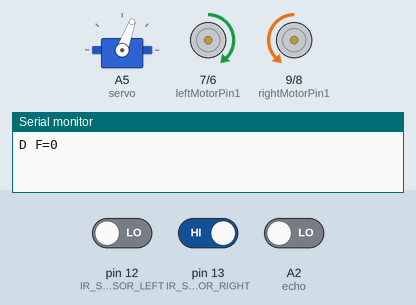
Bench run of a sketch on a simulated Arduino Uno, built with avr-gcc and run on an emulated ATmega328P. Parts: servo, motor-driver pin pairs drawn as motors (green arrow = first pin HIGH = forward, orange = second pin HIGH = backward, longer = more drive, scaled by the enable pin), the last lines printed to the serial monitor. Wiring (inferred from the names in the program): servo: signal A5. Inputs (shaded band) come from the test bench; at power-on: pin 13 (IR_SENSOR_RIGHT) HIGH, pin 12 (IR_SENSOR_LEFT) LOW, A2 (echo) LOW. Servo pulses on a pin are drawn as a servo (544–2400 µs = 0–180°).

Above: at 2.7 s.
2.8 s: pin 13 (IR_SENSOR_RIGHT) driven LOW
At 5.3 s:
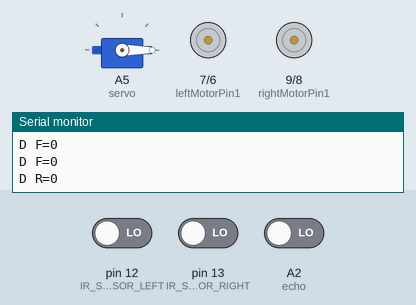
7.0 s: pin 12 (IR_SENSOR_LEFT) driven HIGH
At 8.4 s:
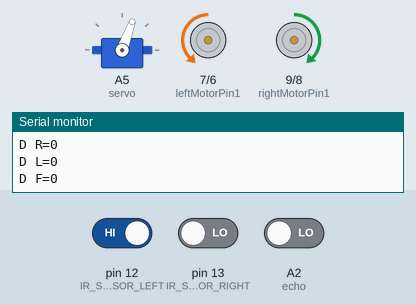
8.9 s: pin 12 (IR_SENSOR_LEFT) driven LOW
At 12.9 s:
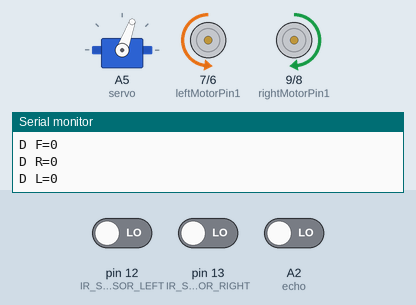
13.1 s: pin 13 (IR_SENSOR_RIGHT) driven HIGH
At 13.9 s:
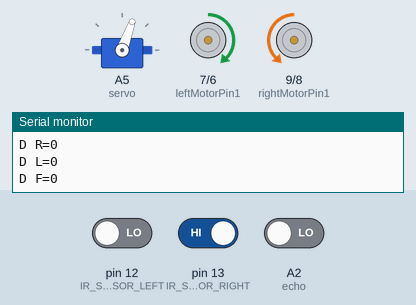
Timing chart, 0 to 15.9 s (numbered marks = the images above; inputs shaded):
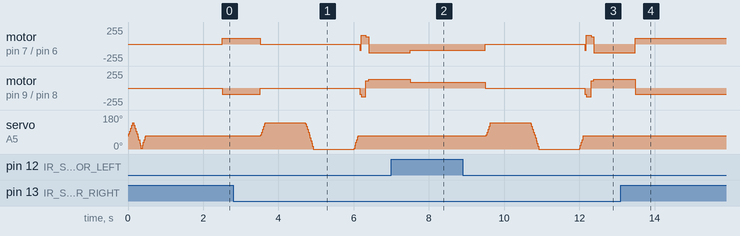

The sketch:

LFRObot.ino
```cpp
/*
 * LFRObot.ino
 *
 * Created: 09/01/2024 17:44:29
 * Author : Israel Owolabi
 * Date   : 02/10/2024
 */

// Define IR sensor pins
#define IR_SENSOR_RIGHT 13
#define IR_SENSOR_LEFT 12

// Define motor speeds
#define MOTOR_SPEED 110
#define MOTOR_SPEED1 90
#define MOTOR_SPEED2 130

// Define ultrasonic sensor pins
#define echo A2    // Echo pin
#define trigger A3 // Trigger pin

// Define servo pin
#define servo A5

// Define right motor pins
int enableRightMotor = 10;
int rightMotorPin1 = 9;
int rightMotorPin2 = 8;

// Define left motor pins
int enableLeftMotor = 5;
int leftMotorPin1 = 7;
int leftMotorPin2 = 6;

// Define obstacle detection parameters
int Set = 20;
int Speed = 100;
int distance_L, distance_F, distance_R;

//**********************Initializer****************************
void setup()
{
  //The problem with TT gear motors is that, at very low pwm value it does not even rotate.
  //If we increase the PWM value then it rotates faster and our robot is not controlled in that speed and goes out of line.
  //For that we need to increase the frequency of analogWrite.
  //Below line is important to change the frequency of PWM signal on pin D5 and D6
  //Because of this, motor runs in controlled manner (lower speed) at high PWM value.
  //This sets frequecny as 7812.5 hz.
  TCCR0B = TCCR0B & B11111000 | B00000010 ;

  // Initialize serial communication
  Serial.begin(9600);

  // Set pin modes
  pinMode(echo, INPUT);
  pinMode(trigger, OUTPUT);
  pinMode(servo, OUTPUT);
  pinMode(enableRightMotor, OUTPUT);
  pinMode(rightMotorPin1, OUTPUT);
  pinMode(rightMotorPin2, OUTPUT);
  pinMode(enableLeftMotor, OUTPUT);
  pinMode(leftMotorPin1, OUTPUT);
  pinMode(leftMotorPin2, OUTPUT);
  pinMode(IR_SENSOR_RIGHT, INPUT);
  pinMode(IR_SENSOR_LEFT, INPUT);

  rotateMotor(0,0);

  // Rotate servo to scan surroundings
  for (int angle = 70; angle <= 140; angle += 5) {
    servoPulse(servo, angle);
  }
  for (int angle = 140; angle >= 0; angle -= 5) {
    servoPulse(servo, angle);
  }
  for (int angle = 0; angle <= 70; angle += 5) {
    servoPulse(servo, angle);
  }

  // Read initial ultrasonic distance
  distance_F = Ultrasonic_read();
  delay(300);
}

//**********************Main Loop****************************
void loop()
{
  // Read ultrasonic distance
  distance_F = Ultrasonic_read();
  Serial.print("D F=");
  Serial.println(distance_F);

  // Read IR sensor values
  int rightIRSensorValue = digitalRead(IR_SENSOR_RIGHT);
  int leftIRSensorValue = digitalRead(IR_SENSOR_LEFT);


  // Line Follower and Obstacle Avoidance Logic
  if (rightIRSensorValue == LOW && leftIRSensorValue == LOW) {
    if (distance_F > Set) {
      forwardMotion();
    } else {
      Check_side();
    }
  } else if (rightIRSensorValue == HIGH && leftIRSensorValue == LOW ) {
    turnRight();
  } else if (rightIRSensorValue == LOW && leftIRSensorValue == HIGH ) {
    turnLeft();
  } else {
    Stop();
  }
  delay(10);
}

//**********************Motion and Direction Control****************************
// Function to move the robot forward at a normal speed
void forwardMotion() {
  rotateMotor(MOTOR_SPEED, MOTOR_SPEED);
}

// Function to move the robot backward at a normal speed
void backwardMotion() {
  rotateMotor(-MOTOR_SPEED1, -MOTOR_SPEED1);
}

// Function to turn the robot right at a medium speed
void turnRight() {
  rotateMotor(-MOTOR_SPEED1, MOTOR_SPEED1);
}

// Function to turn the robot left at a medium speed
void turnLeft() {
  rotateMotor(MOTOR_SPEED1, -MOTOR_SPEED1);
}

// Function to turn the robot right quickly
void turnRightQuick() {
  rotateMotor(-MOTOR_SPEED2, MOTOR_SPEED2);
}

// Function to turn the robot left quickly
void turnLeftQuick() {
  rotateMotor(MOTOR_SPEED2, -MOTOR_SPEED2);
}

// Function to stop the robot
void Stop() {
  rotateMotor(0, 0);
}

//**********************Engine Config****************************
void rotateMotor(int rightMotorSpeed, int leftMotorSpeed) {
  // Right motor control
  if (rightMotorSpeed < 0) {
    digitalWrite(rightMotorPin1, LOW);
    digitalWrite(rightMotorPin2, HIGH);
  } else if (rightMotorSpeed > 0) {
    digitalWrite(rightMotorPin1, HIGH);
    digitalWrite(rightMotorPin2, LOW);
  } else {
    digitalWrite(rightMotorPin1, LOW);
    digitalWrite(rightMotorPin2, LOW);
  }

  // Left motor control
  if (leftMotorSpeed < 0) {
    digitalWrite(leftMotorPin1, LOW);
    digitalWrite(leftMotorPin2, HIGH);
  } else if (leftMotorSpeed > 0) {
    digitalWrite(leftMotorPin1, HIGH);
    digitalWrite(leftMotorPin2, LOW);
  } else {
    digitalWrite(leftMotorPin1, LOW);
    digitalWrite(leftMotorPin2, LOW);
  }

  // Set motor speeds
  analogWrite(enableRightMotor, abs(rightMotorSpeed));
  analogWrite(enableLeftMotor, abs(leftMotorSpeed));
}

//**********************Servo PWM****************************
void servoPulse(int pin, int angle) {
  // Generate servo pulse
  int pwm = (angle * 11) + 980;
  digitalWrite(pin, HIGH);
  delayMicroseconds(pwm);
  digitalWrite(pin, LOW);
  delay(50);
}

//**********************Ultrasonic read****************************
long Ultrasonic_read() {
  // Read ultrasonic distance
  digitalWrite(trigger, LOW);
  delayMicroseconds(2);
  digitalWrite(trigger, HIGH);
  delayMicroseconds(10);
  long time = pulseIn(echo, HIGH);
  return time / 29 / 2;
}

//**********************Distance Algorithm****************************
// Function to compare the distances detected by the left and right sensors
void compareDistance() {
  if (distance_L > distance_R) { // If the distance detected by the left sensor is greater than that of the right sensor
    // Perform a series of maneuvers to navigate around the obstacle
    backwardMotion();
    delay(300);
    turnLeftQuick();
    delay(900);
    turnRightQuick();
    delay(100);
    forwardMotion();
    delay(500);
    turnRightQuick();
    delay(650);
    forwardMotion();
    delay(300);
  } else { // If the distance detected by the right sensor is greater than or equal to that of the left sensor
    // Perform a series of maneuvers to navigate around the obstacle
    backwardMotion();
    delay(300);
    turnRightQuick();
    delay(1000);
    forwardMotion();
    delay(600);
    turnLeftQuick();
    delay(800);
  }
}

// Function to check the distances on both sides of the robot and initiate obstacle avoidance
void Check_side() {
  Stop(); // Stop the robot before checking distances
  delay(100);
  // Sweep the servo to the right to measure distance
  for (int angle = 70; angle <= 140; angle += 5) {
    servoPulse(servo, angle);
  }
  delay(300);
  // Read the distance detected by the left sensor
  distance_L = Ultrasonic_read();
  Serial.print("D R="); Serial.println(distance_R);
  delay(100);
  // Sweep the servo to the left to measure distance
  for (int angle = 140; angle >= 0; angle -= 5) {
    servoPulse(servo, angle);
  }
  delay(500);
  // Read the distance detected by the right sensor
  distance_R = Ultrasonic_read();
  Serial.print("D L="); Serial.println(distance_L);
  delay(100);
  // Reset the servo position
  for (int angle = 0; angle <= 70; angle += 5) {
    servoPulse(servo, angle);
  }
  delay(300);
  // Compare the distances and initiate obstacle avoidance
  compareDistance();
}
```

Measured:
- after the input at 7.0 s, motor on pin 7 (leftMotorPin1) / pin 6 (leftMotorPin2): backward 130/255 → backward 90/255 after 0.50 s; motor on pin 9 (rightMotorPin1) / pin 8 (rightMotorPin2): forward 130/255 → forward 90/255 after 0.50 s; servo on A5 (servo): stays 70° (without the input it goes to 75° after 0.52 s)
- after the input at 13.1 s, motor on pin 7 (leftMotorPin1) / pin 6 (leftMotorPin2): backward 130/255 → forward 90/255 after 0.39 s; motor on pin 9 (rightMotorPin1) / pin 8 (rightMotorPin2): forward 130/255 → backward 90/255 after 0.39 s; servo on A5 (servo): stays 70° (without the input it goes to 75° after 0.41 s)
